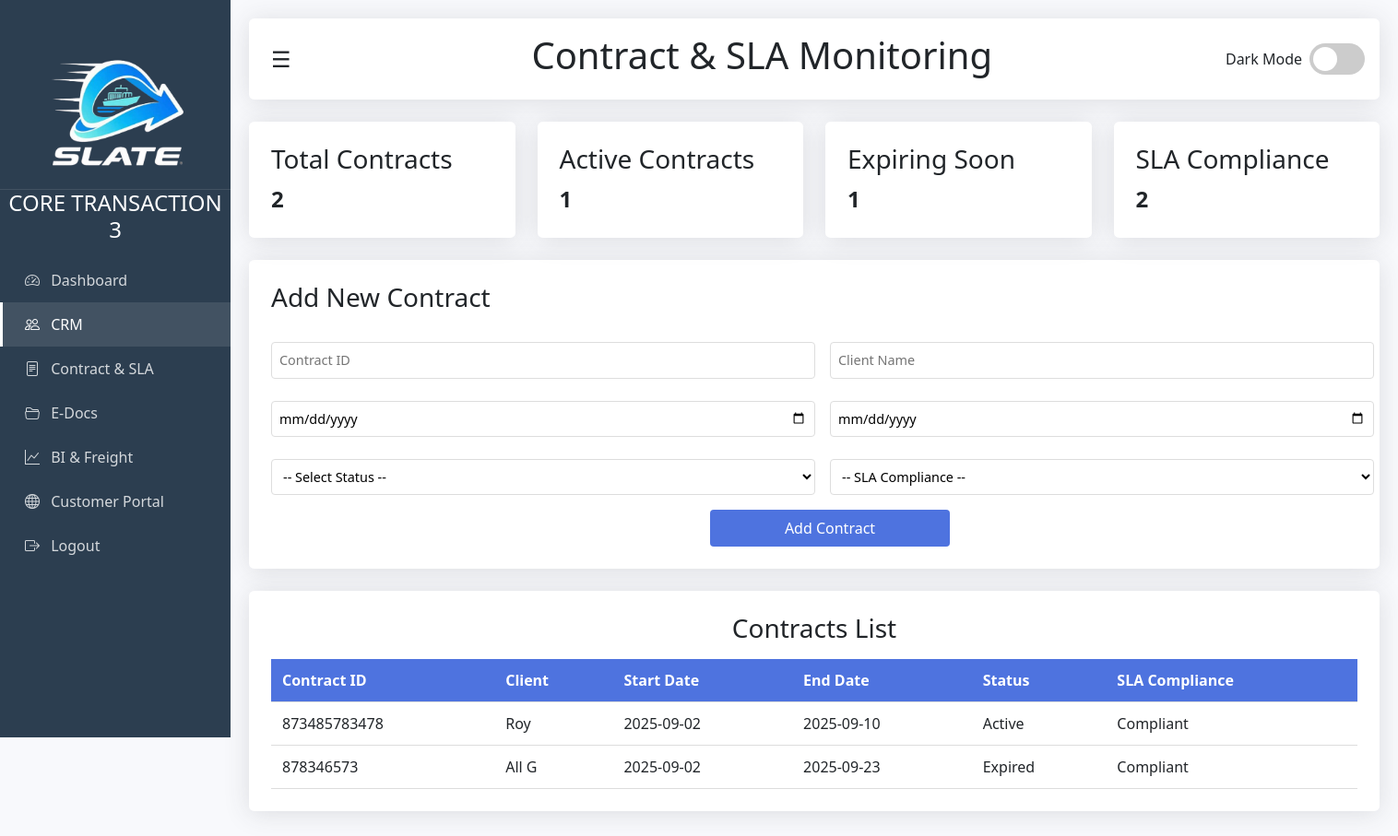
The app's page /CSM.php (signed in) with its own data.
### tables this page shows
CREATE TABLE `csm` (
  `id` int(11) NOT NULL,
  `contract_id` varchar(50) NOT NULL,
  `client_name` varchar(100) NOT NULL,
  `start_date` date NOT NULL,
  `end_date` date NOT NULL,
  `status` enum('Active','Expired','Pending') NOT NULL,
  `sla_compliance` enum('Compliant','Non-Compliant') NOT NULL
);

### CSM.php (the view, shortened to what this page needs)
<?php
include 'connection.php';
$sql = "SELECT COUNT(*) AS total FROM csm";
$result = $conn->query($sql);
$row = $result->fetch_assoc();
$totalContracts = (int) $row['total'];
$sql = "SELECT COUNT(*) AS total_active FROM csm WHERE status = 'Active'";
$result = $conn->query($sql);
$row = $result->fetch_assoc();
$totalActive = (int) $row['total_active'];
$sql = "SELECT COUNT(*) AS expiring_soon
        FROM csm
        WHERE end_date BETWEEN CURDATE() AND DATE_ADD(CURDATE(), INTERVAL 15 DAY)";
$result = $conn->query($sql);
$row = $result->fetch_assoc();
$expiringSoon = (int) $row['expiring_soon'];
$sql = "SELECT COUNT(*) AS total_compliant
        FROM csm
        WHERE sla_compliance = 'Compliant'";
$result = $conn->query($sql);
$row = $result->fetch_assoc();
$totalCompliant = (int) $row['total_compliant'];
$result = $conn->query("SELECT * FROM csm ORDER BY start_date DESC");
?>
<!DOCTYPE html>
<html lang="en">
<head>
    <link rel="stylesheet" href="https://cdn.jsdelivr.net/npm/bootstrap-icons@1.11.3/font/bootstrap-icons.css">
    <link href="https://cdn.jsdelivr.net/npm/bootstrap@5.3.0/dist/css/bootstrap.min.css" rel="stylesheet">
</head>
<body>
     <div class="sidebar" id="sidebar">
        <div class="logo">
            <img src="rem.png" alt="SLATE Logo">
        </div>
        <h4 class="mb-3" style="text-align: center;">CORE TRANSACTION 3</h4>
        <a href="admin.php"><i class="bi bi-speedometer2 me-2"></i> Dashboard</a>
        <a href="CRM.php" class="active"><i class="bi bi-people me-2"></i> CRM</a>
        <a href="CSM.php"><i class="bi bi-file-text me-2"></i> Contract & SLA</a>
        <a href="E-Doc.php"><i class="bi bi-folder2-open me-2"></i> E-Docs</a>
        <a href="BIFA.php"><i class="bi bi-graph-up me-2"></i> BI & Freight</a>
        <a href="CPN.php"><i class="bi bi-globe me-2"></i> Customer Portal</a>
        <a href="logout.php"><i class="bi bi-box-arrow-right me-2"></i> Logout</a>
    </div>
    <div class="content" id="mainContent">
        <div class="header">
            <div class="hamburger" id="hamburger">☰</div>
            <div>
                <h1>Contract & SLA Monitoring</h1>
            </div>
            <div class="theme-toggle-container">
                <span class="theme-label">Dark Mode</span>
                <label class="theme-switch">
                    <span class="slider"></span>
                </label>
            </div>
        </div>
        <div class="dashboard-cards">
            <div class="card">
                <h3>Total Contracts</h3>
                <div class="stat-value" id="totalContracts"><?= $totalContracts; ?></div>
            </div>
            <div class="card">
                <h3>Active Contracts</h3>
                <div class="stat-value" id="totalActive"><?= $totalActive; ?></div>
            </div>
            <div class="card">
                <h3>Expiring Soon</h3>
                <div class="stat-value" id="expiringSoon"><?= $expiringSoon; ?></div>
            </div>
            <div class="card">
                <h3>SLA Compliance</h3>
                <div class="stat-value" id="totalCompliant"><?= $totalCompliant; ?></div>
            </div>
        </div>
        <div class="Select-section">
            <h3>Add New Contract</h3>
            <div class="Contract-content">
                <form method="POST" class="contract-form">
                    <div class="C-form">
                        <input type="text" name="contract_id" placeholder="Contract ID" required>
                        <input type="text" name="client_name" placeholder="Client Name" required>
                    </div>
                    <div class="C-form">
                        <input type="date" name="start_date" required>
                        <input type="date" name="end_date" required>
                    </div>
                    <div class="C-form">
                        <select name="status" required>
                            <option value="">-- Select Status --</option>
                        </select>
                        <select name="sla_compliance" required>
                            <option value="">-- SLA Compliance --</option>
                        </select>
                    </div>
                    <button type="submit" name="add_contract" class="btn addcontract">Add Contract</button>
                </form>
            </div>
        </div>
        <div class="table-section1">
            <h3>Contracts List</h3>
            <table id="contractsTable" class="table-selection1">
                <thead>
                    <tr>
                        <th>Contract ID</th>
                        <th>Client</th>
                        <th>Start Date</th>
                        <th>End Date</th>
                        <th>Status</th>
                        <th>SLA Compliance</th>
                    </tr>
                </thead>
                <tbody>
                    <?php while ($row = $result->fetch_assoc()): ?>
                        <tr>
                            <td><?= htmlspecialchars($row['contract_id']); ?></td>
                            <td><?= htmlspecialchars($row['client_name']); ?></td>
                            <td><?= htmlspecialchars($row['start_date']); ?></td>
                            <td><?= htmlspecialchars($row['end_date']); ?></td>
                            <td><?= htmlspecialchars($row['status']); ?></td>
                            <td><?= htmlspecialchars($row['sla_compliance']); ?></td>
                        </tr>
                    <?php endwhile; ?>
                </tbody>
            </table>
        </div>
    </div>
</body>
</html>

### CSM.php (style rules this page uses)
:root { --sidebar-width: 250px; --primary-color: #4e73df; --secondary-color: #f8f9fc; --dark-bg: #1a1a2e; --dark-card: #16213e; --text-light: #f8f9fa; --text-dark: #212529; --success-color: #1cc88a; --info-color: #36b9cc; --border-radius: 0.35rem; --shadow: 0 0.15rem 1.75rem 0 rgba(58, 59, 69, 0.15); }
* { box-sizing: border-box; margin: 0; padding: 0; }
body { font-family: 'Segoe UI', system-ui, sans-serif; overflow-x: hidden; background-color: var(--secondary-color); color: var(--text-dark); }
.sidebar { width: var(--sidebar-width); height: 100vh; position: fixed; left: 0; top: 0; background: #2c3e50; color: white; padding: 0; transition: all 0.3s ease; z-index: 1000; transform: translateX(0); }
.sidebar .logo { padding: 1.5rem; text-align: center; border-bottom: 1px solid rgba(255, 255, 255, 0.1); }
.sidebar .logo img { max-width: 100%; height: auto; }
.sidebar a { display: block; color: rgba(255, 255, 255, 0.8); padding: 0.75rem 1.5rem; text-decoration: none; border-left: 3px solid transparent; transition: all 0.3s; }
.sidebar a:hover, .sidebar a.active { background-color: rgba(255, 255, 255, 0.1); color: white; border-left: 3px solid white; }
.content { margin-left: var(--sidebar-width); padding: 20px; }
.header { background-color: white; padding: 1rem; border-radius: var(--border-radius); box-shadow: var(--shadow); margin-bottom: 1.5rem; display: flex; align-items: center; justify-content: space-between; }
.hamburger { font-size: 1.5rem; cursor: pointer; padding: 0.5rem; }
.dashboard-cards { display: grid; grid-template-columns: repeat(auto-fit, minmax(250px, 1fr)); gap: 1.5rem; margin-bottom: 1.5rem; }
.card { background-color: white; border: none; border-radius: var(--border-radius); box-shadow: var(--shadow); padding: 1.5rem; }
.stat-value { font-size: 1.5rem; font-weight: 700; }
.Select-section { background-color: white; padding: 1.5rem; border-radius: var(--border-radius); box-shadow: var(--shadow); margin-bottom: 1.5rem; }
.Contract-content { display: flex; }
.contract-form { text-align: start; justify-content: center; }
.contract-form .btn { display: block; margin: 1rem auto 0 auto; }
.C-form { display: flex; margin-top: 1rem; }
.contract-form input, .contract-form select { width: 590px; padding: 0.5rem; border: 1px solid #ddd; border-radius: 4px; font-size: 0.9rem; background-color: white; margin: 0.5rem 1rem 0 0; }
.btn { width: 260px; padding: 0.5rem; border: none; border-radius: 4px; font-size: 1rem; cursor: pointer; margin-top: 1rem; }
.addcontract { background-color: var(--primary-color); color: white; }
.table-section1 { background-color: white; text-align: center; padding: 1.5rem; border-radius: var(--border-radius); box-shadow: var(--shadow); margin-bottom: 1.5rem; }
table { width: 100%; margin-top: 1rem; border-collapse: collapse; }
th, td { padding: 0.75rem; text-align: left; border-bottom: 1px solid #ddd; }
thead { background-color: var(--primary-color); color: white; }
.theme-toggle-container { display: flex; align-items: center; gap: 0.5rem; }
.theme-switch { position: relative; display: inline-block; width: 60px; height: 34px; }
.slider { position: absolute; cursor: pointer; top: 0; left: 0; right: 0; bottom: 0; background-color: #ccc; transition: .4s; border-radius: 34px; }
.slider:before { position: absolute; content: ""; height: 26px; width: 26px; left: 4px; bottom: 4px; background-color: white; transition: .4s; border-radius: 50%; }

### records on screen
csm: contract "873485783478", client_name "Roy", start_date "2025-09-02", end_date "2025-09-10", status "Active", sla_compliance "Compliant"
csm: contract "878346573", client_name "All G", start_date "2025-09-02", end_date "2025-09-23", status "Expired", sla_compliance "Compliant"

### other values on screen
$totalContracts "2"
$totalActive "1"
$expiringSoon "1"
$totalCompliant "2"
